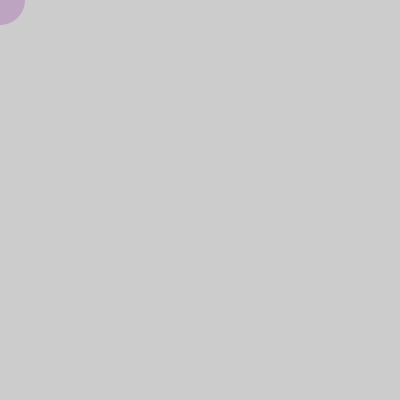
Frame 1 (no input)
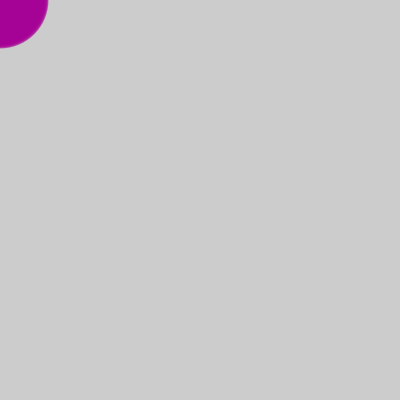
Frame 60 (the mouse pressed at the canvas centre just before this capture)
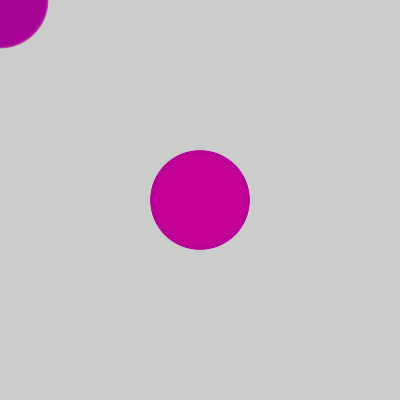
Frame 120 (the mouse held since frame 60 and released just before this capture)

The Processing sketch that drew these frames (run headless with seeded random() and noise(); from frame 60 on, the mouse is pressed at the canvas centre):

// Processing sketch: processing_184959
// ── processing_184959.pde

/*
 * Red Snake (Serpiente Roja)
 *
 * Programa para crear una serpiente roja moviendose por la pantalla
 *
 * Paso 6:
 *  - cambia el tamaño del circulo en funcion del tiempo
 *  - al igual que antes, necesitaras crear una variable
 *    para almacenar el valor del tamaño
 *  - puedes usar la misma funcion que para el color, pero
 *    cambiando la frecuencia
 *  - para mejor efecto visual, añade transparencia al color
 *
 * (c) 2013 D. Cuartielles, Arduino Verkstad, Suecia
 */
 
int rojo = 255;
int tiempo = 0;
int diametro = 50;
  
void setup() {
  size(400, 400);
}
 
void draw() {
  tiempo = tiempo + 1;    
  rojo = int(128 * (1 + sin(tiempo * 2 * PI / frameRate / 20)));
  diametro = int(50 * (1 + sin( tiempo * 2 * PI / frameRate / 5))); // Modifica el diametro del circulo con el paso del tiempo
   
  noStroke();            
  fill(rojo, 0, 150, 50);  // Añade un 50% de transparencia al color
  ellipse(mouseX, mouseY, diametro, diametro);
}
